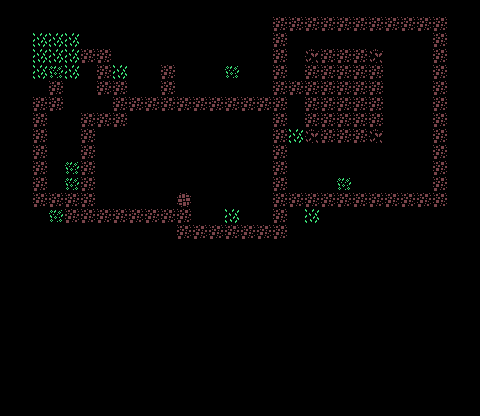

A level layout from a 2D game, rendered from its tile map. Below: a short description, then the map file with tile-grid data replaced by summaries:
An orthogonal 30x26 tile map with 16x16 px tiles, 1 tile layer (Ground), 5 tilesets and 241 objects.

<map version="1.10" tiledversion="1.11.2" orientation="orthogonal" renderorder="left-up" width="30" height="26" tilewidth="16" tileheight="16" infinite="0" backgroundcolor="#000000" nextlayerid="9" nextobjectid="158">
 <properties>
  <property name="AreaName" value="Underpeaks" />
  <property name="AreaObjectPostfix" value="Snow" />
  <property name="newversion" type="int" value="1" />
 </properties>
 <tileset firstgid="1" name="TilesAndCollisions" tilewidth="16" tileheight="16" tilecount="1078" columns="49">
  <image source="../Tilesets/colored-transparent_packed.png" trans="000000" width="784" height="352" />
  <tile id="1">
   <properties>
    <property name="Color" type="color" value="#ff3b4a58" />
    <property name="GroundType" value="Road" />
    <property name="ObjectType" value="Ground" />
   </properties>
  </tile>
  <tile id="2">
   <properties>
    <property name="Color" type="color" value="#ff3b4a58" />
    <property name="GroundType" value="Road" />
    <property name="ObjectType" value="Ground" />
   </properties>
  </tile>
  <tile id="3">
   <properties>
    <property name="Color" type="color" value="#ff3b4a58" />
    <property name="GroundType" value="Road" />
    <property name="ObjectType" value="Ground" />
   </properties>
  </tile>
  <tile id="4">
   <properties>
    <property name="Color" type="color" value="#ff3b4a58" />
    <property name="GroundType" value="Road" />
    <property name="ObjectType" value="Ground" />
   </properties>
  </tile>
  <tile id="5">
   <properties>
    <property name="Color" type="color" value="#ff22907e" />
    <property name="GroundType" value="Grass" />
    <property name="ObjectType" value="Ground" />
   </properties>
  </tile>
  <tile id="6">
   <properties>
    <property name="Color" type="color" value="#ff22907e" />
    <property name="GroundType" value="Grass" />
    <property name="ObjectType" value="Ground" />
   </properties>
  </tile>
  <tile id="7">
   <properties>
    <property name="Color" type="color" value="#ff22907e" />
    <property name="GroundType" value="Grass" />
    <property name="ObjectType" value="Ground" />
   </properties>
  </tile>
  <tile id="41">
   <properties>
    <property name="Color" type="color" value="#ff5b5b5b" />
    <property name="NoBounds" type="bool" value="true" />
    <property name="ObjectId" type="int" value="13" />
    <property name="ObjectType" value="Ground" />
   </properties>
  </tile>
  <tile id="42">
   <properties>
    <property name="Color" type="color" value="#ff5b5b5b" />
    <property name="NoBounds" type="bool" value="true" />
    <property name="ObjectId" value="80ff96bc-0cbf-4af4-b58c-8d45d59ab8a4" />
    <property name="ObjectType" value="Ground" />
   </properties>
  </tile>
  <tile id="51">
   <properties>
    <property name="Color" type="color" value="#ff36bbd9" />
    <property name="IsHalfed" type="bool" value="true" />
    <property name="ObjectId" value="dbcd8dd4-6c9c-4833-83b0-c08c26d475e7" />
    <property name="ObjectType" value="Tree" />
   </properties>
   <objectgroup draworder="index" id="2">
    <object id="1" x="4" y="6" width="8" height="5" />
    <object id="2" x="6.96875" y="0.90625" width="2.03125" height="14.0313" />
    <object id="3" x="4.96875" y="3.96875" width="6.0625" height="7.96875" />
    <object id="4" x="6" y="1.96875" width="3.96875" height="1.96875" />
    <object id="5" x="7.86108" y="0.822458">
     <properties>
      <property name="ObjectType" value="Hull" />
     </properties>
     <polygon points="0.141496,0.176665 -4.0144,5.26457 -3.97467,10.4298 -1.10375,12.4989 -0.984724,14.3002 1.29921,14.2936 1.30797,12.5362 4.31863,10.704 4.37928,5.14091" />
    </object>
   </objectgroup>
  </tile>
  <tile id="52">
   <properties>
    <property name="Color" type="color" value="#ff36bbd9" />
    <property name="IsHalfed" type="bool" value="true" />
    <property name="ObjectId" value="676ce1ad-21db-4521-8926-448a02d6bd4a" />
    <property name="ObjectType" value="Tree" />
   </properties>
   <objectgroup draworder="index" id="2">
    <object id="1" x="1" y="8" width="14" height="4" />
    <object id="2" x="2" y="6" width="13" height="2" />
    <object id="3" x="3" y="5" width="12" height="1" />
    <object id="4" x="4" y="4" width="10" height="1" />
    <object id="5" x="9" y="3" width="5" height="1" />
    <object id="6" x="10" y="2" width="3" height="1" />
    <object id="7" x="11" y="1" width="1" height="1" />
    <object id="8" x="2" y="12" width="5" height="3" />
    <object id="10" x="11" y="12" width="1" height="2" />
   </objectgroup>
  </tile>
  <tile id="53">
   <properties>
    <property name="Color" type="color" value="#ff36bbd9" />
    <property name="IsHalfed" type="bool" value="true" />
    <property name="ObjectId" value="69c18aa7-f01d-42a7-a5b8-32f196e5708c" />
    <property name="ObjectType" value="Tree" />
   </properties>
   <objectgroup draworder="index" id="2">
    <object id="1" x="4.03125" y="4.03125" width="7.96875" height="8.96875" />
    <object id="2" x="3.03125" y="6.03125" width="9.96875" height="5.9375" />
    <object id="3" x="7" y="13.0313" width="2" height="1.96875" />
    <object id="4" x="5" y="1.9375" width="5.96875" height="2.09375" />
    <object id="5" x="6.09375" y="1" width="3.9375" height="0.90625" />
   </objectgroup>
  </tile>
  <tile id="54">
   <properties>
    <property name="Color" type="color" value="#ff36bbd9" />
    <property name="IsHalfed" type="bool" value="true" />
    <property name="ObjectId" value="6da991c9-0980-4117-9bb5-61410fb80577" />
    <property name="ObjectType" value="Tree" />
   </properties>
   <objectgroup draworder="index" id="2">
    <object id="1" x="6.96875" y="9" width="2.09375" height="5.9375" />
    <object id="2" x="5.96875" y="10.9688" width="4" height="1" />
    <object id="3" x="4.96875" y="9.96875" width="6.03125" height="0.9375" />
    <object id="4" x="2.96875" y="9" width="10" height="0.96875" />
    <object id="5" x="1.96875" y="1.96875" width="12" height="6.96875" />
    <object id="6" x="2.96875" y="0.96875" width="10" height="0.9375" />
   </objectgroup>
  </tile>
  <tile id="101">
   <properties>
    <property name="Color" type="color" value="#ff36bbd9" />
    <property name="IsHalfed" type="bool" value="true" />
    <property name="ObjectId" value="c615c520-9b43-40fa-bb88-06214038d6c3" />
    <property name="ObjectType" value="Tree" />
   </properties>
   <objectgroup draworder="index" id="2">
    <object id="1" x="2" y="8.03125" width="4.96875" height="4.9375" />
    <object id="2" x="3.96875" y="12.9688" width="1" height="1.96875" />
    <object id="3" x="9.96875" y="12.0313" width="1" height="1.90625" />
    <object id="4" x="0.96875" y="10" width="12.9375" height="1.96875" />
    <object id="5" x="6.96875" y="9" width="8" height="1.9375" />
    <object id="6" x="3" y="6.0625" width="9.9375" height="1.96875" />
    <object id="7" x="6.96875" y="7.03125" width="7.03125" height="1.96875" />
    <object id="8" x="3.96875" y="3.96875" width="1" height="2.03125" />
    <object id="9" x="8" y="4.96875" width="4.9375" height="1.09375" />
    <object id="10" x="9" y="3" width="2.9375" height="1.96875" />
    <object id="11" x="9.96875" y="0.96875" width="1.03125" height="2.03125" />
   </objectgroup>
  </tile>
  <tile id="102">
   <properties>
    <property name="Color" type="color" value="#ff36bbd9" />
    <property name="IsHalfed" type="bool" value="true" />
    <property name="ObjectId" value="ce09e053-5900-4ea5-8d45-d526daf4415d" />
    <property name="ObjectType" value="Tree" />
   </properties>
   <objectgroup draworder="index" id="2">
    <object id="1" x="6.03125" y="14" width="3.9375" height="1.03125" />
    <object id="3" x="3.96875" y="1.96875" width="7.96875" height="8.96875" />
    <object id="4" x="7" y="10.9688" width="1.9375" height="2.9375" />
    <object id="5" x="0.96875" y="5.03125" width="3.03125" height="3.90625" />
    <object id="6" x="11.9688" y="5" width="3.03125" height="3.9375" />
    <object id="7" x="2.03125" y="2.9375" width="11.9375" height="7.03125" />
    <object id="8" x="3.03125" y="1.96875" width="9.96875" height="0.9375" />
    <object id="9" x="4.9375" y="1" width="6.0625" height="0.9375" />
   </objectgroup>
  </tile>
  <tile id="653">
   <properties>
    <property name="IsHalfed" type="bool" value="false" />
   </properties>
   <objectgroup draworder="index" id="7">
    <object id="21" x="1" y="1" width="7" height="14" />
    <object id="24" x="8" y="1" width="7" height="7" />
   </objectgroup>
  </tile>
  <tile id="654">
   <properties>
    <property name="IsHalfed" type="bool" value="false" />
   </properties>
   <objectgroup draworder="index" id="2">
    <object id="1" x="1" y="1" width="14" height="7" />
   </objectgroup>
  </tile>
  <tile id="655">
   <properties>
    <property name="IsHalfed" type="bool" value="false" />
   </properties>
   <objectgroup draworder="index" id="2">
    <object id="1" x="8" y="1" width="6.96875" height="13.9688" />
    <object id="2" x="0.9375" y="0.96875" width="7" height="7" />
   </objectgroup>
  </tile>
  <tile id="673">
   <properties>
    <property name="Color" type="color" value="#ffbab2a6" />
   </properties>
  </tile>
  <tile id="690">
   <properties>
    <property name="Color" type="color" value="#ff9fd5e1" />
    <property name="IsHalfed" type="bool" value="true" />
   </properties>
   <objectgroup draworder="index" id="2">
    <object id="1" x="2.03125" y="4.9375" width="12" height="8" />
    <object id="2" x="3" y="3.96875" width="9.96875" height="9.96875" />
    <object id="3" x="4.9375" y="2.90625" width="6.09375" height="12.0625" />
    <object id="4" x="2.29846" y="5.47663">
     <properties>
      <property name="ObjectType" value="Hull" />
     </properties>
     <polygon points="0,0 3.03276,-1.5311 3.0622,-2.17887 8.42105,-2.29665 8.36216,-1.41332 11.3949,0.0883327 11.5421,6.83106 8.4505,8.27383 8.4505,9.12771 2.97387,9.21605 2.88554,8.09717 0.117777,6.97828" />
    </object>
   </objectgroup>
  </tile>
  <tile id="702">
   <properties>
    <property name="IsHalfed" type="bool" value="false" />
   </properties>
   <objectgroup draworder="index" id="2">
    <object id="1" x="0.9375" y="0.96875" width="7.03125" height="14.0625" />
   </objectgroup>
  </tile>
  <tile id="704">
   <properties>
    <property name="IsHalfed" type="bool" value="false" />
   </properties>
   <objectgroup draworder="index" id="2">
    <object id="1" x="8" y="0.9375" width="7" height="14" />
   </objectgroup>
  </tile>
  <tile id="705">
   <properties>
    <property name="Color" type="color" value="#ffcfc6b8" />
   </properties>
  </tile>
  <tile id="750">
   <properties>
    <property name="Color" type="color" value="#ffbf7958" />
    <property name="ObjectId" value="b0bf0500-f78d-41b1-8a21-c83f31e8ce2f" />
   </properties>
   <objectgroup draworder="index" id="3">
    <object id="3" x="2.96875" y="1.9375" width="10.0625" height="12.0938" />
   </objectgroup>
  </tile>
  <tile id="751">
   <properties>
    <property name="IsHalfed" type="bool" value="false" />
   </properties>
   <objectgroup draworder="index" id="2">
    <object id="1" x="1" y="1" width="7" height="13.9688" />
    <object id="2" x="8.09375" y="8" width="6.90625" height="7" />
   </objectgroup>
  </tile>
  <tile id="752">
   <properties>
    <property name="IsHalfed" type="bool" value="false" />
   </properties>
   <objectgroup draworder="index" id="2">
    <object id="1" x="1" y="7.96875" width="14.9375" height="7.0625" />
   </objectgroup>
  </tile>
  <tile id="753">
   <properties>
    <property name="IsHalfed" type="bool" value="false" />
   </properties>
   <objectgroup draworder="index" id="2">
    <object id="1" x="8" y="1" width="6.96875" height="13.9688" />
    <object id="2" x="1" y="7.96875" width="6.96875" height="7" />
   </objectgroup>
  </tile>
  <tile id="790">
   <properties>
    <property name="ObjectType" value="Door" />
   </properties>
  </tile>
  <tile id="839">
   <properties>
    <property name="Color" type="color" value="#ffafbacf" />
    <property name="IsHalfed" type="bool" value="true" />
    <property name="IsLocked" type="bool" value="true" />
    <property name="ObjectType" value="Door" />
   </properties>
   <objectgroup draworder="index" id="2">
    <object id="1" x="1" y="0.96875" width="14.0313" height="14.0625" />
    <object id="2" x="1.20721" y="1.29555">
     <properties>
      <property name="ObjectType" value="Hull" />
     </properties>
     <polygon points="0,0 0.0883327,13.456 13.5444,13.5149 13.6032,0" />
    </object>
   </objectgroup>
  </tile>
  <tile id="843">
   <properties>
    <property name="Color" type="color" value="#ffafbacf" />
    <property name="IsHalfed" type="bool" value="true" />
   </properties>
   <objectgroup draworder="index" id="2">
    <object id="1" x="0.942917" y="0.970556" width="14" height="14.0001" />
    <object id="2" x="-8.88178e-16" y="0.0588885">
     <properties>
      <property name="ObjectType" value="Hull" />
     </properties>
     <polygon points="0,0 0.104011,15.8306 15.9483,15.8999 16.0177,0" />
    </object>
   </objectgroup>
  </tile>
  <tile id="888">
   <properties>
    <property name="ObjectType" value="Door" />
   </properties>
  </tile>
  <tile id="893">
   <properties>
    <property name="Color" type="color" value="#ffafbacf" />
    <property name="IsHalfed" type="bool" value="true" />
   </properties>
   <objectgroup draworder="index" id="2">
    <object id="1" x="0.96875" y="1.03125" width="14.0625" height="13.9063" />
    <object id="2" x="-0.0588885" y="0.0294442">
     <properties>
      <property name="ObjectType" value="Hull" />
     </properties>
     <polygon points="0,0 0.104393,15.8306 16.007,15.8999 16.0765,0" />
    </object>
   </objectgroup>
  </tile>
  <tile id="947">
   <properties>
    <property name="Color" type="color" value="#ffafbacf" />
    <property name="IsHalfed" type="bool" value="false" />
   </properties>
   <objectgroup draworder="index" id="2">
    <object id="1" x="1" y="6.03125" width="4.0625" height="8.875" />
    <object id="2" x="5.96875" y="0.96875" width="8.96875" height="5.90625" />
    <object id="3" x="4.03125" y="2" width="1.90625" height="4.03125" />
    <object id="4" x="5.03125" y="6.0625" width="1.9375" height="1.875" />
    <object id="5" x="2.96875" y="2.96875" width="1.0625" height="3.03125" />
    <object id="6" x="1.9375" y="4" width="1.0625" height="2" />
   </objectgroup>
  </tile>
  <tile id="948">
   <properties>
    <property name="Color" type="color" value="#ffafbacf" />
    <property name="IsHalfed" type="bool" value="false" />
   </properties>
   <objectgroup draworder="index" id="2">
    <object id="1" x="0.96875" y="0.96875" width="14.1563" height="6" />
   </objectgroup>
  </tile>
  <tile id="949">
   <properties>
    <property name="Color" type="color" value="#ffafbacf" />
    <property name="IsHalfed" type="bool" value="false" />
   </properties>
   <objectgroup draworder="index" id="2">
    <object id="1" x="0.96875" y="0.96875" width="9" height="5.96875" />
    <object id="2" x="11" y="5.96875" width="3.9375" height="8.96875" />
    <object id="3" x="10.0625" y="1.9375" width="1.9375" height="3.96875" />
    <object id="4" x="12.0625" y="4" width="1.9375" height="1.9375" />
    <object id="5" x="12.0938" y="3" width="0.9375" height="1" />
    <object id="6" x="8.96875" y="5.90625" width="2" height="2.03125" />
   </objectgroup>
  </tile>
  <tile id="986">
   <properties>
    <property name="Color" type="color" value="#ffafbacf" />
    <property name="IsHalfed" type="bool" value="true" />
    <property name="IsLocked" type="bool" value="false" />
    <property name="ObjectType" value="Door" />
   </properties>
   <objectgroup draworder="index" id="2">
    <object id="1" x="1.03125" y="6.90625" width="13.9375" height="8.09375" />
    <object id="3" x="1.90625" y="5.9375" width="12.0625" height="0.9375" />
    <object id="4" x="2.9375" y="4.96875" width="10.0625" height="0.96875" />
    <object id="5" x="3.90625" y="3.96875" width="8.03125" height="0.96875" />
    <object id="6" x="4.9375" y="3" width="6.0625" height="0.96875" />
    <object id="7" x="5.9375" y="2" width="4.03125" height="0.96875" />
    <object id="8" x="6.96875" y="1" width="2" height="1" />
   </objectgroup>
  </tile>
  <tile id="996">
   <properties>
    <property name="Color" type="color" value="#ffafbacf" />
    <property name="IsHalfed" type="bool" value="false" />
   </properties>
   <objectgroup draworder="index" id="2">
    <object id="1" x="0.9375" y="1" width="4.03125" height="13.9688" />
   </objectgroup>
  </tile>
  <tile id="998">
   <properties>
    <property name="Color" type="color" value="#ffafbacf" />
    <property name="IsHalfed" type="bool" value="false" />
   </properties>
   <objectgroup draworder="index" id="2">
    <object id="1" x="10.9375" y="0.96875" width="4.03125" height="14.0313" />
   </objectgroup>
  </tile>
  <tile id="1045">
   <properties>
    <property name="Color" type="color" value="#ffafbacf" />
    <property name="IsHalfed" type="bool" value="false" />
   </properties>
   <objectgroup draworder="index" id="2">
    <object id="1" x="6.03125" y="8.96875" width="8.9375" height="5.9375" />
    <object id="2" x="0.96875" y="0.96875" width="4" height="8.96875" />
    <object id="3" x="3.90625" y="8" width="3.0625" height="5.9375" />
    <object id="4" x="1.96875" y="9.9375" width="1.90625" height="2.03125" />
    <object id="5" x="2.9375" y="12" width="0.96875" height="0.9375" />
   </objectgroup>
  </tile>
  <tile id="1046">
   <properties>
    <property name="Color" type="color" value="#ffafbacf" />
    <property name="IsHalfed" type="bool" value="false" />
   </properties>
   <objectgroup draworder="index" id="2">
    <object id="1" x="1" y="9" width="14" height="5.96875" />
   </objectgroup>
  </tile>
  <tile id="1047">
   <properties>
    <property name="Color" type="color" value="#ffafbacf" />
    <property name="IsHalfed" type="bool" value="false" />
   </properties>
   <objectgroup draworder="index" id="2">
    <object id="1" x="11.0313" y="1" width="4" height="8.9375" />
    <object id="2" x="1" y="9.03125" width="9" height="5.875" />
    <object id="3" x="8.9375" y="8" width="3.03125" height="5.9375" />
    <object id="4" x="12" y="9.96875" width="0.96875" height="2.96875" />
    <object id="5" x="13.0625" y="9.96875" width="0.90625" height="2" />
   </objectgroup>
  </tile>
 </tileset>
 <tileset firstgid="1079" name="virgil" tilewidth="16" tileheight="24" tilecount="12" columns="4">
  <image source="../Tilesets/virgil.png" trans="000000" width="64" height="72" />
 </tileset>
 <tileset firstgid="1091" name="cursors" tilewidth="16" tileheight="16" tilecount="220" columns="20">
  <image source="../Tilesets/cursor_tilemap_packed.png" trans="000000" width="320" height="176" />
 </tileset>
 <tileset firstgid="1311" name="boardIconsDefault" tilewidth="64" tileheight="64" tilecount="273" columns="21">
  <image source="../Tilesets/boardIconsDefault.png" trans="000000" width="1344" height="832" />
 </tileset>
 <tileset firstgid="1584" name="Slime2_Idle_with_shadow" tilewidth="64" tileheight="64" tilecount="24" columns="6">
  <image source="../Sprites/Creatures/Slime2/Slime2_Idle_with_shadow.png" trans="000000" width="384" height="256" />
  <tile id="0">
   <objectgroup draworder="index" id="2">
    <object id="1" x="22" y="18.7826" width="23" height="21.3043" />
   </objectgroup>
  </tile>
 </tileset>
 <layer id="1" name="Ground" width="30" height="26">
  <data>[780 cells, 144 non-empty, 5 distinct tile ids]</data>
 </layer>
 <objectgroup id="3" name="Objects">
  <!-- 138 objects omitted --></objectgroup>
 <objectgroup id="4" name="NPC">
  <!-- 1 objects omitted --></objectgroup>
 <objectgroup id="7" name="Pathing" />
 <objectgroup id="8" name="Creatures">
  <!-- 1 objects omitted --></objectgroup>
</map>
<!-- 140 of 241 objects omitted -->
